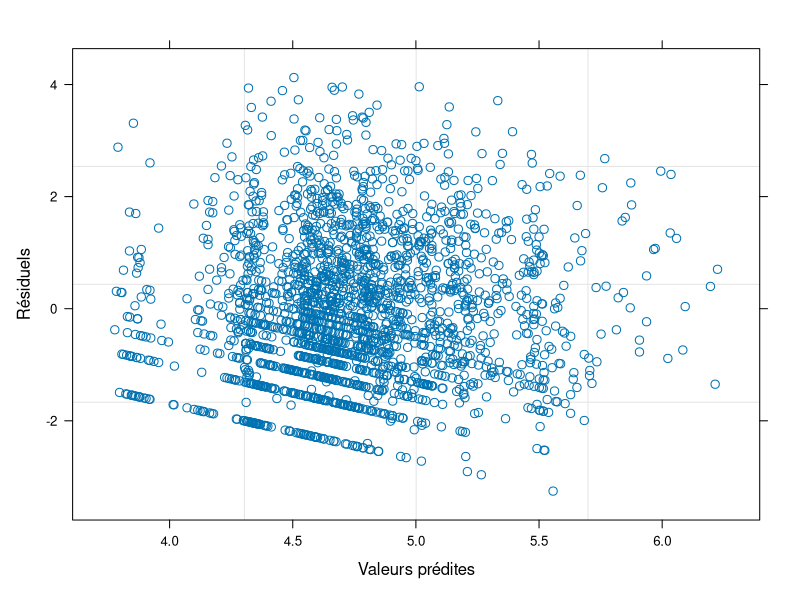
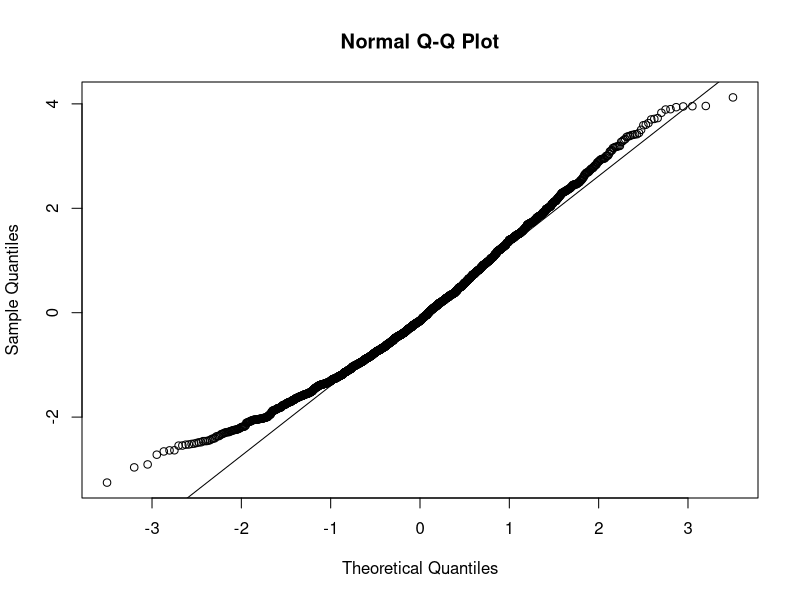

These charts were generated, in order, by the following R code:
## ---- chunk 1
# automatically create a bib database for R packages
knitr::write_bib(c(
  .packages(), 'bookdown', 'knitr', 'rmarkdown'
), 'packages.bib')
## ---- chunk 2
#Nous importons le jeu de données
scc40 <- read.csv(file="scc40_2level.csv", 
                    header=TRUE, 
                    sep=";"
                    )
#Nous indiquons les variables catégoriques dans le jeu de données
scc40$herdid <- factor(scc40$herdid) 
scc40$cowid <- factor(scc40$cowid)
scc40$c_heifer <- factor(scc40$c_heifer)
scc40$t_season <- factor(scc40$t_season)

## ---- chunk 3
#Nombre total de vachess
dimension <- dim(scc40)
total <- dimension[1]

#Nombre moyen et étendue des vaches par troupeau
#Créer un jeu de données "troupeau" où les vachess ont été compilées par troupeau 
library(dplyr)
troupeau <- scc40 %>%
  count(herdid)
#Dans ce jeu de données, la variable n représente le nombre de vaches suivies par troupeau. Nous pouvons donc obtenir la moyenne et l'étendue (minimum et maximum)
dimension <- dim(troupeau)
nb_troupeau <- dimension[1]
mean_vache <- round(mean(troupeau$n),
                   digits=1
                   )
min_vache <- min(troupeau$n)
max_vache <- max(troupeau$n)

#Il ne reste plus qu'à assembler toutes ces informations dans une table
ligne_titre <- c("Niveau", "Nombre d'unités", "Nombre moyen/niveau supérieur", "Minimum/niveau supérieur", "maximum/niveau supérieur")
ligne_vache <- c("Vaches", total, mean_vache, min_vache, max_vache)  
ligne_troupeau <- c("Troupeau", nb_troupeau, " ", " ", " ") 

Structure <- data.frame(rbind(ligne_titre, 
                              ligne_troupeau, 
                              ligne_vache)
                        )
rownames(Structure) <- NULL
colnames(Structure) <- NULL

library(knitr)
library(kableExtra)
kable(Structure, 
      caption="Structure des données scc40_2level.csv",
      align = "lccc")%>%
  kable_styling()
## ---- chunk 4
#Avec un modèle sans aucun prédicteurs, nous pourrons obtenir les variances vache et troupeau
library(nlme)
model <- lme(data=scc40,
             t_lnscc ~ 1 ,
             random = ~ 1 | herdid)
vc <- VarCorr(model)
vc

## ---- chunk 5
#Nous pourrions calculer directement dans R
options(scipen=999)   #Cet argument nous permet d'éviter la notation scientifique
var.herd <- round(as.numeric(vc[1, 1:1]),
                    digits=4)
var.cow <- round(as.numeric(vc[2, 1:1]),
                    digits=4)

var.tot <- var.herd + var.cow 
prop.herd <- round(var.herd/var.tot*100, 
                   digits=1
                   )
prop.cow <- round(var.cow/var.tot*100, 
                   digits=1
                   )
## ---- chunk 6
#Encore une fois, nous pourrions effectuer le calcul à l'aide de R
icc.vache <- round((var.herd)/var.tot,
                    digits=3)
icc.vache
## ---- chunk 7
library(nlme)
model <- lme(data=scc40,
             t_lnscc ~ t_dim ,
             random = ~ 1 | herdid)
summary(model)
## ---- chunk 8
#Centrons la variable t_dim sur sa moyenne
scc40$t_dim_ct <- scc40$t_dim - mean(scc40$t_dim)

#Nous générons un nouveau jeu de données (herddata) qui contiendra le t_dim moyen de chaque troupeau (nous avons nommé cette nouvelle variable t_dim.herd).
library(dplyr)
herddata <- scc40 %>%
  group_by(herdid) %>%
  summarise(t_dim.herd = mean(t_dim_ct, na.rm = TRUE))

#Réunir ces valeurs dans le jeu de données original
scc40_2 <- merge(scc40,
                    herddata,
                    by="herdid"
                    )
#Modéliser l'effet d'être dans un troupeau avec un nombre de jours en lait moyen élevé
library(nlme)
model <- lme(data=scc40_2,
             t_lnscc ~ t_dim_ct + t_dim.herd,
             random = ~ 1 | herdid)
summary(model)
## ---- chunk 9
library(nlme)
model <- lme(data=scc40,
             t_lnscc ~ t_dim ,
             random = ~ 1 | herdid)
plot(model, 
    residuals(.) ~ fitted(.), #Nous demandons la figure des résiduels en y par les valeurs prédites en x
     xlab="Valeurs prédites",
     ylab="Résiduels"
     )


## ---- chunk 10
qqnorm(resid(model))
qqline(resid(model))
